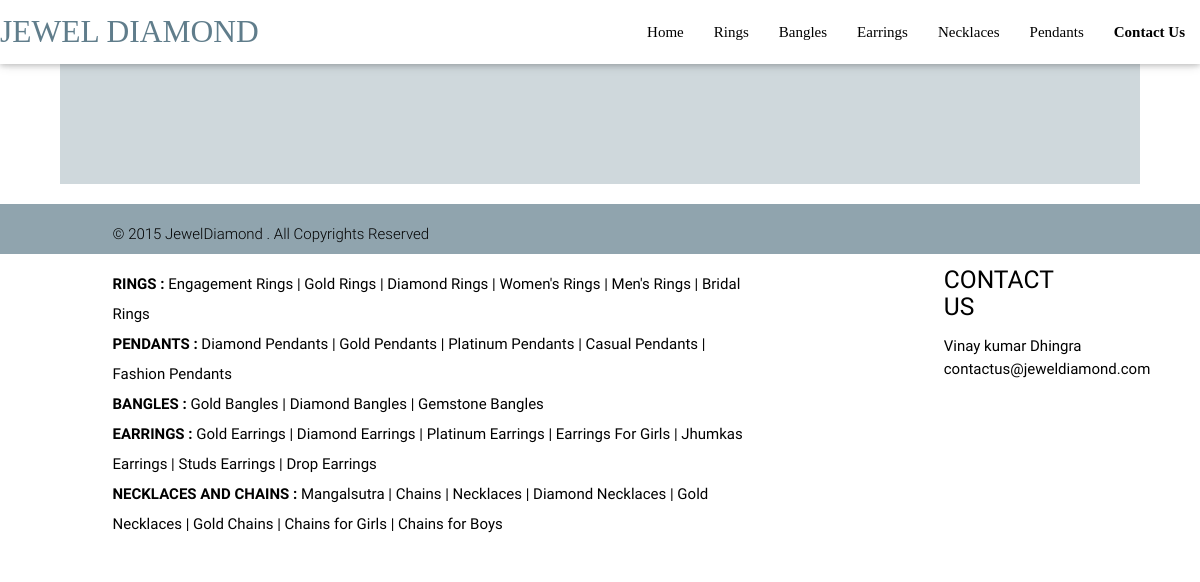
Before: /EARRINGS with the older database file.
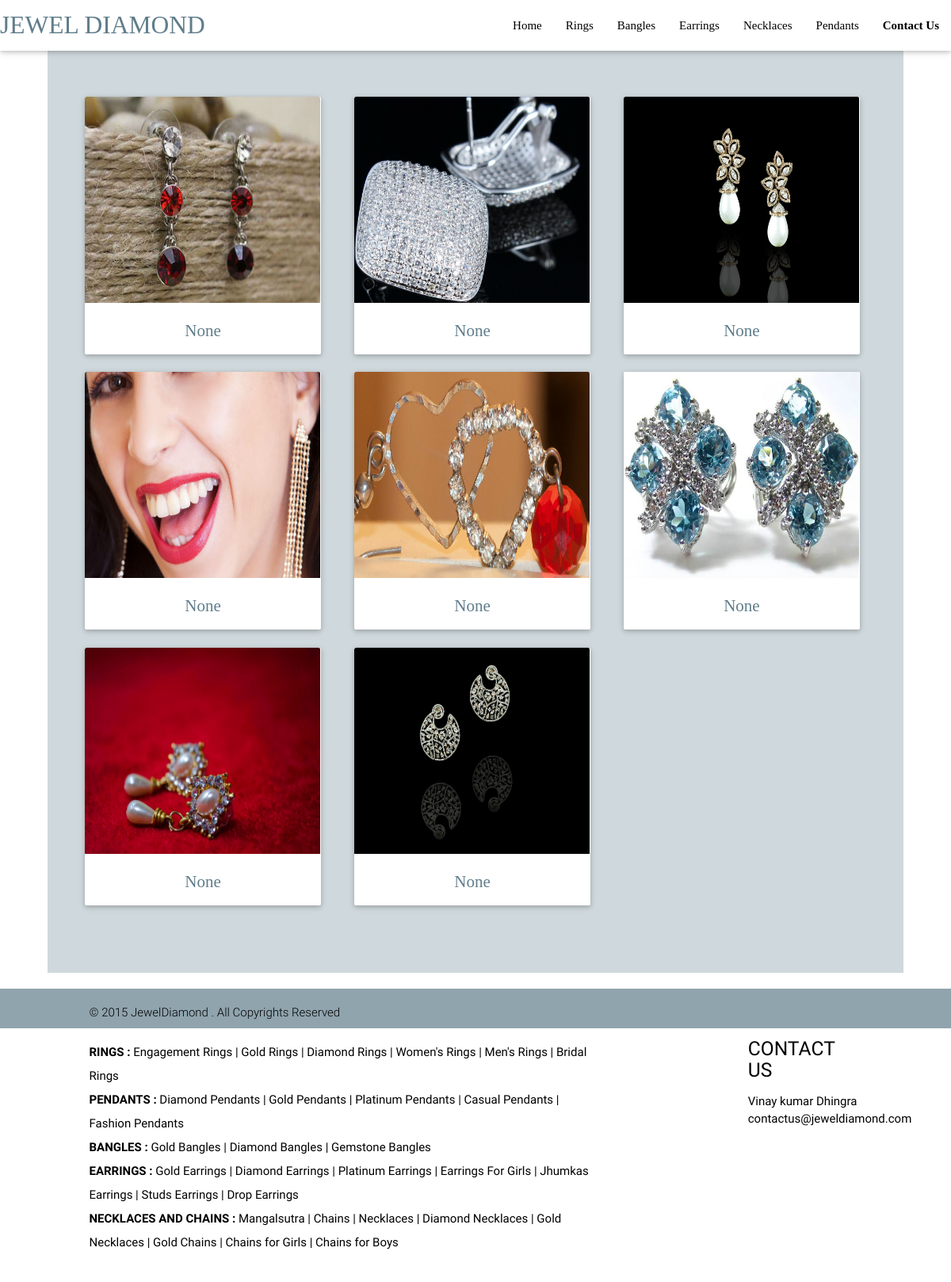
After: the same page with the newer database file.
### diamond/models.py (models this page shows)
class earrings(models.Model):
    url = models.CharField(max_length=50)
    price = models.DecimalField(max_digits=10, decimal_places=2, blank=True, null=True)
    diamond_weight = models.DecimalField(max_digits=5, decimal_places=2, blank=True, null=True)
    gold_weight = models.DecimalField(max_digits=5, decimal_places=2, blank=True, null=True)

### diamond/views.py (the view)
# urls.py: url(r'^EARRINGS$', views.earring),
def earring(request):
    value = earrings.objects.all()
    return render(request,'stone/products.html',{'value':value })

### diamond/templates/stone/products.html (shortened to what this page needs)
{% load staticfiles %}
<!DOCTYPE html>
<html lang="en">
<head>
  <link href="{% static "css/materialize.css" %}" type="text/css" rel="stylesheet" media="screen,projection"/>
  <link href="{% static "css/style.css" %}" type="text/css" rel="stylesheet" media="screen,projection"/>
</head>
<body>
<div class="navbar-fixed">
  <nav>
    <div class=" white nav-wrapper">
      <a href="/" class="brand-logo left ">JEWEL DIAMOND</a>
      <ul id="nav-mobile" class="right hide-on-med-and-down ">
        <li><a href="/">Home</a></li>
        <li><a href="/RINGS">Rings</a></li>
        <li><a href="/BANGLES">Bangles</a></li>
        <li><a href="/EARRINGS">Earrings</a></li>
        <li><a href="NECKLACES">Necklaces</a></li>
        <li><a href="/PENDANTS">Pendants</a></li>
        <li><b><a href="/form">Contact Us</a></b></li>
      </ul>
    </div>
  </nav>
</div>
      <main>
              <div class="row">
                {% for img in value %}
                  <div class="col l4 m6 s12">
                    <div class="card small">
                        <div class="card-image waves-effect waves-block waves-light">
                            <a class="modal-trigger" href="#modal{{img.id}}"><img src="{{img.url}}" alt="{{img.price}}"></a>
                        </div>
                        <div class="center card-content display-card">
                            <a href="">{{img.price}}</a>
                        </div>
                    </div>
                  </div>
                {% endfor %}
              </div>
      </main>
  <footer class="white page-footer">
          <div class=" blue-grey lighten-2 footer-copyright">
            <div class="container">
              <p class="black-text">© 2015 JewelDiamond . All Copyrights Reserved</p>
            </div>
          </div>
          <div class="container">
            <div class="row">
              <div class="col l8 s12">
                <p class="black-text text-lighten-4"><b>RINGS : </b> Engagement Rings | Gold Rings | Diamond Rings | Women's Rings | Men's Rings | Bridal Rings<br>
                <b>PENDANTS : </b>Diamond Pendants | Gold Pendants | Platinum Pendants | Casual Pendants | Fashion Pendants<br>
                <b>BANGLES :</b> Gold Bangles | Diamond Bangles | Gemstone Bangles<br>
                <b>EARRINGS : </b>Gold Earrings | Diamond Earrings | Platinum Earrings | Earrings For Girls | Jhumkas Earrings | Studs Earrings | Drop Earrings<br>
                <b>NECKLACES AND CHAINS : </b>Mangalsutra | Chains | Necklaces | Diamond Necklaces | Gold Necklaces | Gold Chains | Chains for Girls | Chains for Boys
                </p>
              </div>
              <div class="col l2 offset-l2 s12">
                <h5 class="black-text">CONTACT US</h5>
                <ul>
                  <li><a class="black-text text-lighten-3" href="#!">Vinay kumar Dhingra</a></li>
                  <li><a class="black-text text-lighten-3" href="#!">contactus@jeweldiamond.com</a></li>
                </ul>
              </div>
            </div>
          </div>
  </footer>
  </body>
</html>

### diamond/static/css/style.css (style rules this page uses)
body { color: black ; }
.display-card a { font-size: 21px; color: #607d8b !important; font-family: Calibri; }
.card { margin-right: 20px !important; }
.card.small { height: 325px !important; }
.card { margin-right: 50px ; }
nav .brand-logo { color: #607d8b; }
.card.small .card-image { height: 260px; width: 100%; }
nav ul a { color: #000000 ; }
main { margin-left: 5%; margin-right: 5% ; padding-left: 3%; padding-right: 2%; background-color: #cfd8dc ; padding-top: 50px; padding-bottom: 50px ; }
p { line-height: 2rem; }
footer.page-footer { margin: 0; }
@media only screen and (min-width : 993px) { .container { width: 85%; } }

Changed rows visible on the page:
added earrings: url (picture), price "None"
added earrings: url (picture), price "None"
added earrings: url (picture), price "None"
added earrings: url (picture), price "None"
added earrings: url (picture), price "None"
added earrings: url (picture), price "None"
added earrings: url (picture), price "None"
added earrings: url (picture), price "None"
